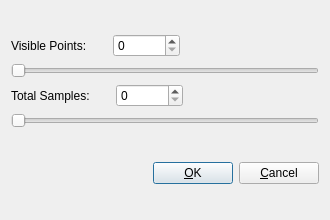
<ui version="4.0" >
 <class>SamplesDialog</class>
 <widget class="QDialog" name="SamplesDialog" >
  <property name="windowModality" >
   <enum>Qt::WindowModal</enum>
  </property>
  <property name="sizePolicy" >
   <sizepolicy>
    <hsizetype>0</hsizetype>
    <vsizetype>0</vsizetype>
    <horstretch>0</horstretch>
    <verstretch>0</verstretch>
   </sizepolicy>
  </property>
  <property name="minimumSize" >
   <size>
    <width>330</width>
    <height>220</height>
   </size>
  </property>
  <property name="maximumSize" >
   <size>
    <width>330</width>
    <height>220</height>
   </size>
  </property>
  <property name="focusPolicy" >
   <enum>Qt::WheelFocus</enum>
  </property>
  <property name="windowTitle" >
   <string>Add Samples</string>
  </property>
  <property name="windowIcon" >
   <iconset resource="pmchart.qrc" >:/images/zoom-out.png</iconset>
  </property>
  <property name="sizeGripEnabled" >
   <bool>false</bool>
  </property>
  <layout class="QGridLayout" name="gridLayout" >
   <item row="0" column="0" >
    <layout class="QGridLayout" >
     <property name="margin" >
      <number>0</number>
     </property>
     <property name="spacing" >
      <number>6</number>
     </property>
     <item row="2" column="0" >
      <layout class="QHBoxLayout" >
       <property name="spacing" >
        <number>0</number>
       </property>
       <property name="margin" >
        <number>0</number>
       </property>
       <item>
        <widget class="QLabel" name="sampleTextLabel" >
         <property name="text" >
          <string>Total Samples:</string>
         </property>
         <property name="wordWrap" >
          <bool>false</bool>
         </property>
        </widget>
       </item>
       <item>
        <spacer>
         <property name="orientation" >
          <enum>Qt::Horizontal</enum>
         </property>
         <property name="sizeType" >
          <enum>QSizePolicy::Preferred</enum>
         </property>
         <property name="sizeHint" >
          <size>
           <width>26</width>
           <height>20</height>
          </size>
         </property>
        </spacer>
       </item>
       <item>
        <widget class="QSpinBox" name="sampleCounter" >
         <property name="maximum" >
          <number>999999999</number>
         </property>
        </widget>
       </item>
       <item>
        <spacer>
         <property name="orientation" >
          <enum>Qt::Horizontal</enum>
         </property>
         <property name="sizeHint" >
          <size>
           <width>40</width>
           <height>20</height>
          </size>
         </property>
        </spacer>
       </item>
      </layout>
     </item>
     <item row="1" column="0" >
      <widget class="QSlider" name="visibleSlider" >
       <property name="orientation" >
        <enum>Qt::Horizontal</enum>
       </property>
      </widget>
     </item>
     <item row="3" column="0" >
      <widget class="QSlider" name="sampleSlider" >
       <property name="orientation" >
        <enum>Qt::Horizontal</enum>
       </property>
      </widget>
     </item>
     <item row="0" column="0" >
      <layout class="QHBoxLayout" >
       <property name="spacing" >
        <number>0</number>
       </property>
       <property name="margin" >
        <number>0</number>
       </property>
       <item>
        <widget class="QLabel" name="visibleTextLabel" >
         <property name="text" >
          <string>Visible Points:</string>
         </property>
         <property name="wordWrap" >
          <bool>false</bool>
         </property>
        </widget>
       </item>
       <item>
        <spacer>
         <property name="orientation" >
          <enum>Qt::Horizontal</enum>
         </property>
         <property name="sizeType" >
          <enum>QSizePolicy::Preferred</enum>
         </property>
         <property name="sizeHint" >
          <size>
           <width>26</width>
           <height>20</height>
          </size>
         </property>
        </spacer>
       </item>
       <item>
        <widget class="QSpinBox" name="visibleCounter" >
         <property name="maximum" >
          <number>999999999</number>
         </property>
        </widget>
       </item>
       <item>
        <spacer>
         <property name="orientation" >
          <enum>Qt::Horizontal</enum>
         </property>
         <property name="sizeHint" >
          <size>
           <width>40</width>
           <height>20</height>
          </size>
         </property>
        </spacer>
       </item>
      </layout>
     </item>
    </layout>
   </item>
   <item row="1" column="0" >
    <spacer name="verticalSpacer" >
     <property name="orientation" >
      <enum>Qt::Vertical</enum>
     </property>
     <property name="sizeType" >
      <enum>QSizePolicy::Fixed</enum>
     </property>
     <property name="sizeHint" >
      <size>
       <width>20</width>
       <height>5</height>
      </size>
     </property>
    </spacer>
   </item>
   <item row="2" column="0" >
    <layout class="QHBoxLayout" >
     <property name="spacing" >
      <number>6</number>
     </property>
     <property name="margin" >
      <number>0</number>
     </property>
     <item>
      <spacer>
       <property name="orientation" >
        <enum>Qt::Horizontal</enum>
       </property>
       <property name="sizeType" >
        <enum>QSizePolicy::Expanding</enum>
       </property>
       <property name="sizeHint" >
        <size>
         <width>20</width>
         <height>20</height>
        </size>
       </property>
      </spacer>
     </item>
     <item>
      <widget class="QPushButton" name="buttonOk" >
       <property name="text" >
        <string>&amp;OK</string>
       </property>
       <property name="shortcut" >
        <string/>
       </property>
       <property name="autoDefault" >
        <bool>true</bool>
       </property>
       <property name="default" >
        <bool>true</bool>
       </property>
      </widget>
     </item>
     <item>
      <widget class="QPushButton" name="buttonCancel" >
       <property name="text" >
        <string>&amp;Cancel</string>
       </property>
       <property name="shortcut" >
        <string/>
       </property>
       <property name="autoDefault" >
        <bool>true</bool>
       </property>
       <property name="default" >
        <bool>false</bool>
       </property>
      </widget>
     </item>
    </layout>
   </item>
  </layout>
 </widget>
 <resources>
  <include location="pmchart.qrc" />
 </resources>
 <connections>
  <connection>
   <sender>buttonOk</sender>
   <signal>clicked()</signal>
   <receiver>SamplesDialog</receiver>
   <slot>accept()</slot>
   <hints>
    <hint type="sourcelabel" >
     <x>20</x>
     <y>20</y>
    </hint>
    <hint type="destinationlabel" >
     <x>20</x>
     <y>20</y>
    </hint>
   </hints>
  </connection>
  <connection>
   <sender>buttonCancel</sender>
   <signal>clicked()</signal>
   <receiver>SamplesDialog</receiver>
   <slot>reject()</slot>
   <hints>
    <hint type="sourcelabel" >
     <x>20</x>
     <y>20</y>
    </hint>
    <hint type="destinationlabel" >
     <x>20</x>
     <y>20</y>
    </hint>
   </hints>
  </connection>
  <connection>
   <sender>sampleCounter</sender>
   <signal>valueChanged(int)</signal>
   <receiver>SamplesDialog</receiver>
   <slot>sampleValueChanged(int)</slot>
   <hints>
    <hint type="sourcelabel" >
     <x>20</x>
     <y>20</y>
    </hint>
    <hint type="destinationlabel" >
     <x>20</x>
     <y>20</y>
    </hint>
   </hints>
  </connection>
  <connection>
   <sender>sampleSlider</sender>
   <signal>valueChanged(int)</signal>
   <receiver>SamplesDialog</receiver>
   <slot>sampleValueChanged(int)</slot>
   <hints>
    <hint type="sourcelabel" >
     <x>20</x>
     <y>20</y>
    </hint>
    <hint type="destinationlabel" >
     <x>20</x>
     <y>20</y>
    </hint>
   </hints>
  </connection>
  <connection>
   <sender>visibleCounter</sender>
   <signal>valueChanged(int)</signal>
   <receiver>SamplesDialog</receiver>
   <slot>visibleValueChanged(int)</slot>
   <hints>
    <hint type="sourcelabel" >
     <x>20</x>
     <y>20</y>
    </hint>
    <hint type="destinationlabel" >
     <x>20</x>
     <y>20</y>
    </hint>
   </hints>
  </connection>
  <connection>
   <sender>visibleSlider</sender>
   <signal>valueChanged(int)</signal>
   <receiver>SamplesDialog</receiver>
   <slot>visibleValueChanged(int)</slot>
   <hints>
    <hint type="sourcelabel" >
     <x>20</x>
     <y>20</y>
    </hint>
    <hint type="destinationlabel" >
     <x>20</x>
     <y>20</y>
    </hint>
   </hints>
  </connection>
 </connections>
</ui>
